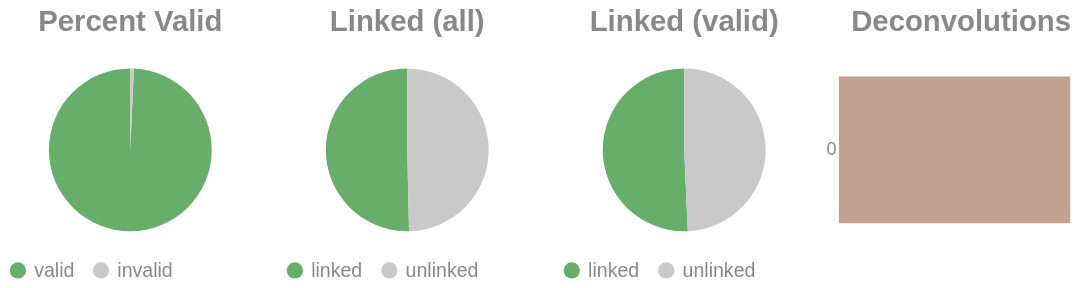

Notebook code cell kept with this figure:
### Code cell
if SKIPLR:
    pass
else:
    clash = Counter()
    for i in valids['molecule'].to_list():
        _mol = i.split("-")
        if len(_mol) == 1:
            clash.update('0')
        else:
            clash.update(_mol[-1])

    _d = {"deconvolutions": [], 'count': []}
    for k,v in clash.items():
        _d['deconvolutions'].append(k)
        _d['count'].append(v)

    tot_valid = valids['reads'].sum()
    mask = valids['reads'] >= 2
    n_linked_reads = valids.filter(mask)['reads'].sum()
    if n_linked_reads == 0:
        print_html("No linked molecules (>=2 reads) were detected; skipping linked-only distributions.")
        SKIPLR = True
    else:
        perc_valid = round(tot_valid / n_reads, 4)
        linked_perc_abs = round(n_linked_reads / n_reads, 4)
        linked_perc = round(n_linked_reads / tot_valid, 4)

    _valid = pl.DataFrame({"valids": ['valid', 'invalid'], "count": [tot_valid, n_reads - tot_valid]})
    _linked_abs = pl.DataFrame({"linked (absolute)": ['linked', 'unlinked'], "count": [n_linked_reads, n_reads - n_linked_reads]})
    _linked_rel = pl.DataFrame({"linked (valids)": ['linked', 'unlinked'], "count": [n_linked_reads, tot_valid - n_linked_reads]})

    (
        alt.hconcat(
            piechart(_valid, goodval = 'valid', title = "Percent Valid"),
            piechart(_linked_abs, goodval = "linked", title =  "Linked (all)"),
            piechart(_linked_rel, goodval = "linked", title =  "Linked (valid)"),
            convolutionbar(pl.DataFrame(_d), title = "Deconvolutions"),
            center = True,
            bounds = 'flush'
        )
        .resolve_scale(color='independent')
        .resolve_legend('independent')
        .properties(usermeta={'embedOptions': {"actions": False}})
    ).display()

### Figure 1 — Vega-Lite specification as saved in the notebook (floating-point values rounded to 4 significant figures)
{"width": "container", "height": 400, "config": {"title": {"anchor": "start", "dy": -15, "fontSize": 18, "color": "#888888", "subtitleColor": "#888888", "subtitleFontSize": 14}, "arc": {"fill": "#0072B2"}, "axis": {"domainColor": "#888888", "domainWidth": 0.5, "gridWidth": 0.2, "grid": false, "titleFontWeight": 400, "titleFontSize": 15, "labelFontSize": 11, "labelColor": "#888888", "tickColor": "#888888", "tickWidth": 0.2, "titleColor": "#888888"}, "axisBand": {"grid": false}, "axisX": {"grid": true, "tickSize": 10, "domainCap": "round"}, "axisY": {"domain": false, "grid": true, "tickSize": 0, "domainCap": "round"}, "background": "transparent", "header": {"labelFontSize": 15, "labelColor": "#888888", "titleFontSize": 15, "titleFontWeight": 600, "titleColor": "#888888"}, "legend": {"labelFont": "sans-serif", "labelFontSize": 12, "labelColor": "#888888", "symbolSize": 100, "symbolType": "circle", "titleFontSize": 12, "titlePadding": 10, "titleColor": "#888888", "title": null}, "range": {"category": ["#E69F00", "#56B4E9", "#009E73", "#F0E442", "#0072B2", "#D55E00", "#CC79A7", "#000000"], "diverging": ["#cfe8f3", "#a2d4ec", "#73bfe2", "#46abdb", "#1696d2", "#12719e"]}, "area": {"fill": "#0072B2", "fillOpacity": 0.7, "line": true, "strokeOpacity": 0.7}, "line": {"color": "#0072B2", "stroke": "#0072B2", "strokeWidth": 2}, "trail": {"color": "#0072B2", "stroke": "#0072B2", "strokeWidth": 0, "size": 1}, "point": {"filled": true, "fillOpacity": 1.0, "size": 95}, "text": {"color": "#888888", "fontSize": 11, "align": "right", "fontWeight": 400, "size": 11}, "bar": {"fill": "#0072B2", "stroke": null}, "view": {"stroke": null, "continuousWidth": 660, "continuousHeight": 400}}, "hconcat": [{"data": {"name": "data-3e7a612afd71a4dd679c0f6d918e95b4"}, "mark": {"type": "arc"}, "encoding": {"color": {"field": "valids", "legend": {"orient": "bottom", "title": null}, "scale": {"domain": ["valid", "invalid"], "range": ["#68ae6b", "#C9C9C9"]}, "title": "Valids", "type": "nominal"}, "theta": {"field": "count", "type": "quantitative"}, "tooltip": [{"field": "valids", "title": "Valids", "type": "ordinal"}, {"field": "percent", "format": ".2%", "title": "Percent", "type": "quantitative"}, {"field": "count", "title": "Count", "type": "quantitative"}]}, "height": 100, "title": {"text": "Percent Valid", "align": "center", "anchor": "middle"}, "transform": [{"calculate": "datum.count / 12699564", "as": "percent"}], "width": 150}, {"data": {"name": "data-2887b749c441f07035a082d1c25347e1"}, "mark": {"type": "arc"}, "encoding": {"color": {"field": "linked (absolute)", "legend": {"orient": "bottom", "title": null}, "scale": {"domain": ["linked", "unlinked"], "range": ["#68ae6b", "#C9C9C9"]}, "title": "Linked (Absolute)", "type": "nominal"}, "theta": {"field": "count", "type": "quantitative"}, "tooltip": [{"field": "linked (absolute)", "title": "Linked (Absolute)", "type": "ordinal"}, {"field": "percent", "format": ".2%", "title": "Percent", "type": "quantitative"}, {"field": "count", "title": "Count", "type": "quantitative"}]}, "height": 100, "title": {"text": "Linked (all)", "align": "center", "anchor": "middle"}, "transform": [{"calculate": "datum.count / 12699564", "as": "percent"}], "width": 150}, {"data": {"name": "data-cbf5b8756979afd8a83de9c25fb9acd9"}, "mark": {"type": "arc"}, "encoding": {"color": {"field": "linked (valids)", "legend": {"orient": "bottom", "title": null}, "scale": {"domain": ["linked", "unlinked"], "range": ["#68ae6b", "#C9C9C9"]}, "title": "Linked (Valids)", "type": "nominal"}, "theta": {"field": "count", "type": "quantitative"}, "tooltip": [{"field": "linked (valids)", "title": "Linked (Valids)", "type": "ordinal"}, {"field": "percent", "format": ".2%", "title": "Percent", "type": "quantitative"}, {"field": "count", "title": "Count", "type": "quantitative"}]}, "height": 100, "title": {"text": "Linked (valid)", "align": "center", "anchor": "middle"}, "transform": [{"calculate": "datum.count / 12610970", "as": "percent"}], "width": 150}, {"data": {"name": "data-ee826ba8ee12d0d245edf1a9f9f46544"}, "mark": {"type": "bar"}, "encoding": {"color": {"field": "deconvolutions", "legend": null, "scale": {"scheme": "lightgreyred"}, "type": "nominal"}, "tooltip": [{"field": "deconvolutions", "title": "Deconvolutions", "type": "ordinal"}, {"field": "percent", "format": ".2%", "title": "Percent", "type": "quantitative"}, {"field": "count", "title": "Count", "type": "quantitative"}], "x": {"axis": null, "field": "count", "type": "quantitative"}, "y": {"field": "deconvolutions", "sort": "ascending", "title": null, "type": "nominal"}}, "height": 100, "title": {"text": "Deconvolutions", "align": "center", "anchor": "middle"}, "transform": [{"calculate": "datum.count / 8517747", "as": "percent"}], "width": 150}], "bounds": "flush", "center": true, "resolve": {"legend": {"angle": "independent"}, "scale": {"color": "independent"}}, "usermeta": {"embedOptions": {"actions": false}}, "$schema": "https://vega.github.io/schema/vega-lite/v6.1.0.json", "datasets": {"data-3e7a612afd71a4dd679c0f6d918e95b4": [{"valids": "valid", "count": 12610970}, {"valids": "invalid", "count": 88594}], "data-2887b749c441f07035a082d1c25347e1": [{"linked (absolute)": "linked", "count": 6394457}, {"linked (absolute)": "unlinked", "count": 6305107}], "data-cbf5b8756979afd8a83de9c25fb9acd9": [{"linked (valids)": "linked", "count": 6394457}, {"linked (valids)": "unlinked", "count": 6216513}], "data-ee826ba8ee12d0d245edf1a9f9f46544": [{"deconvolutions": "0", "count": 8517747}]}}
